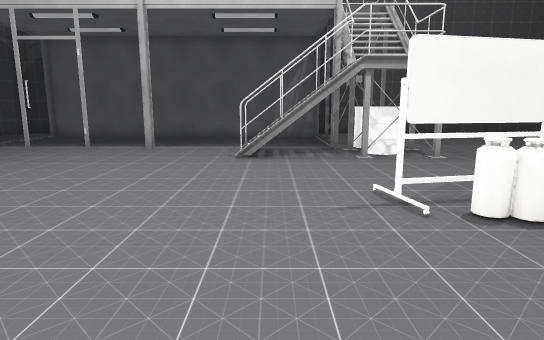
view 1 (above)

24 first-person views from a walk through a scene from a Unity 3-D project. The camera is 1.4 m above the floor, tilts 10° down and sees 75° across. The floor is counted in squares, 1 m on a side. Each view is taken from the middle of a square. On the plan, view 1 faces up. The plan holds only what a view shows up to about 15 squares ahead; the rest is blank. The place goes on beyond the plan. The player is left out. Door leaves are left out, so doorways stand open. Some surface patterns are stand-ins.

view 2
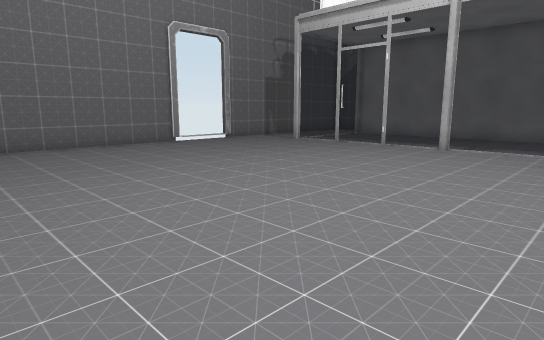

view 3
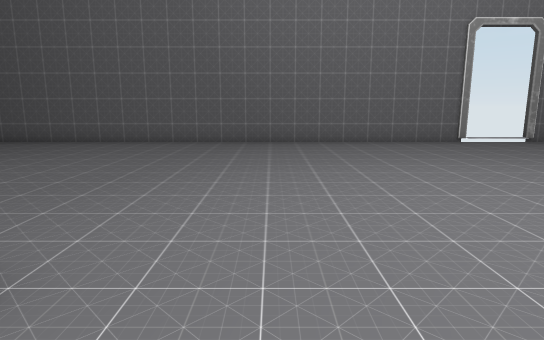

view 4
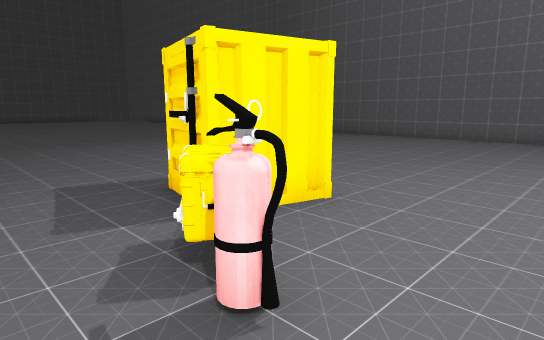

view 5
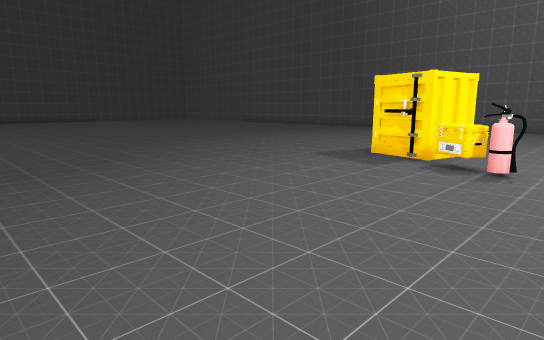

view 6
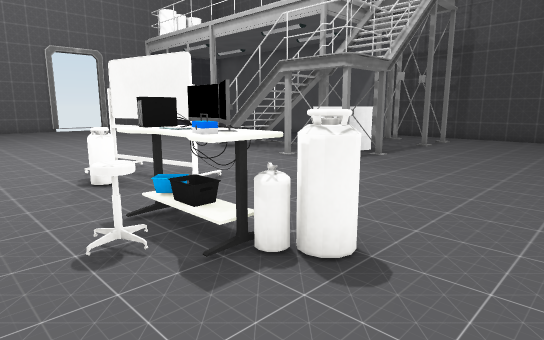

view 7
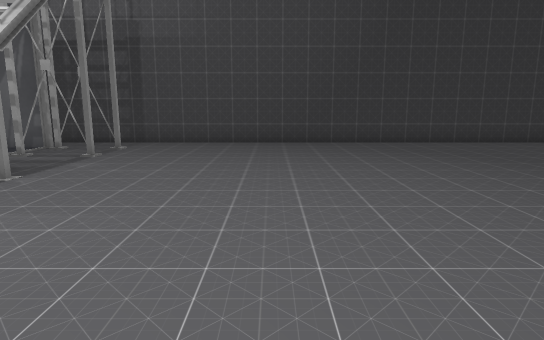

view 8
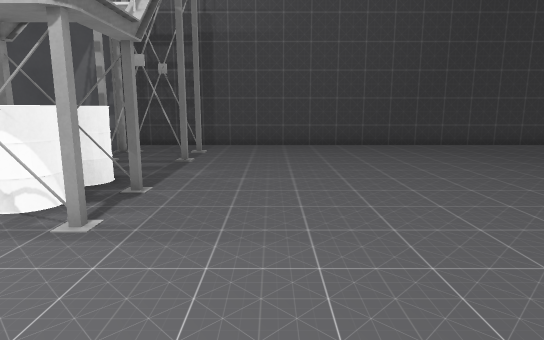

view 9
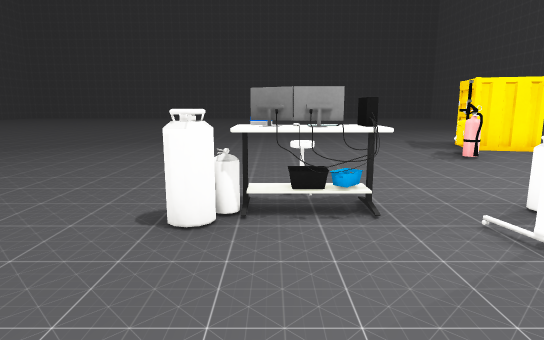

view 10
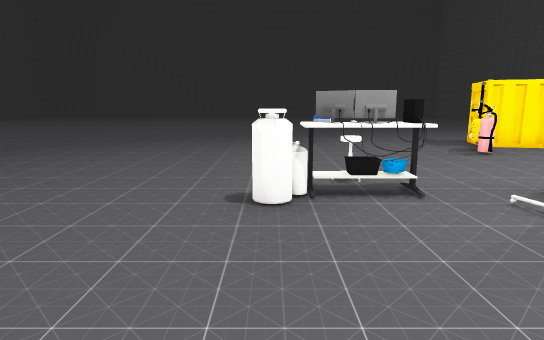

view 11
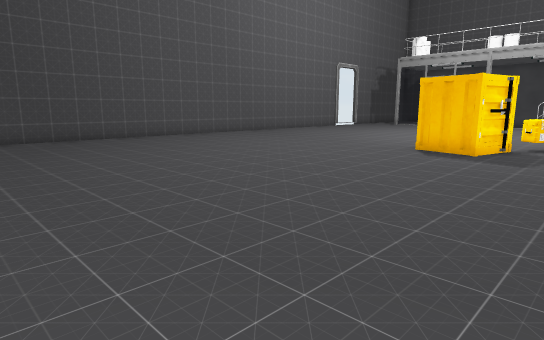

view 12
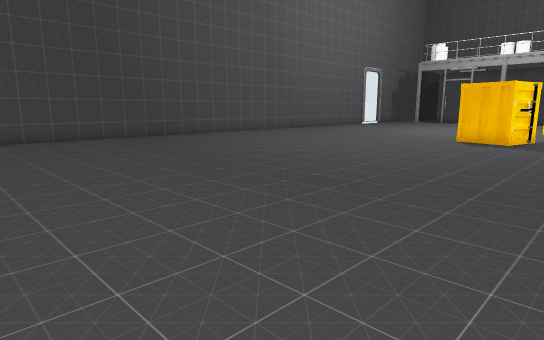

view 13
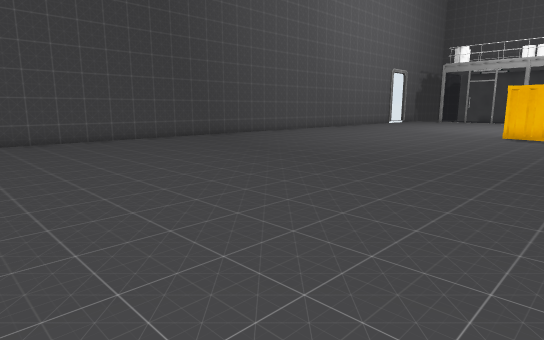

view 14
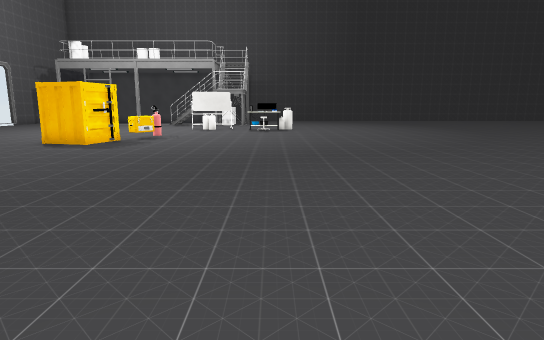

view 15
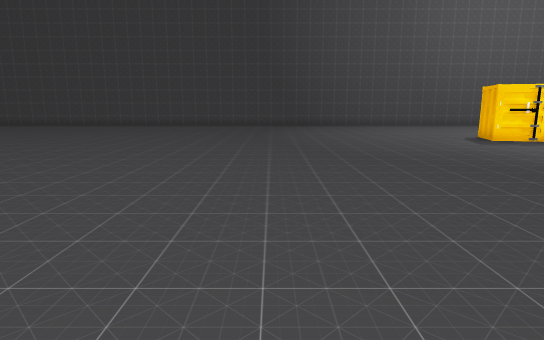

view 16
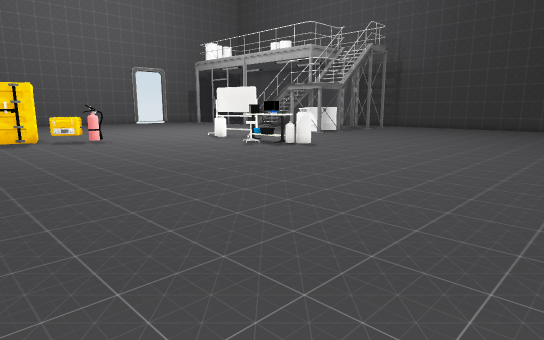

view 17
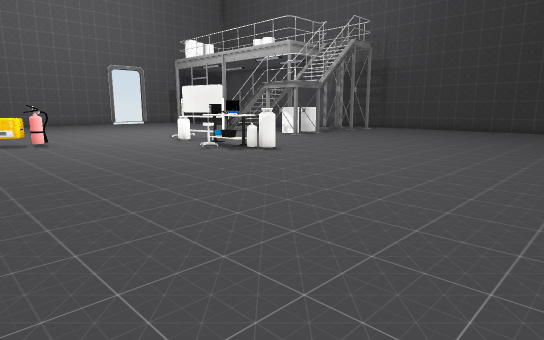

view 18
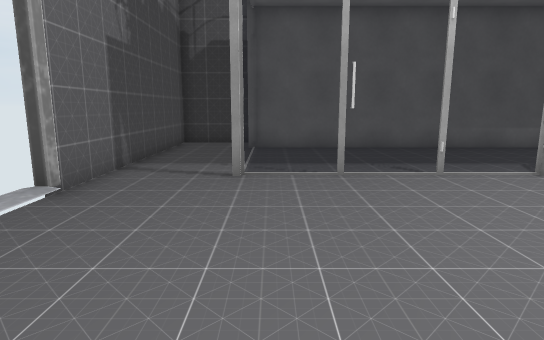

view 19
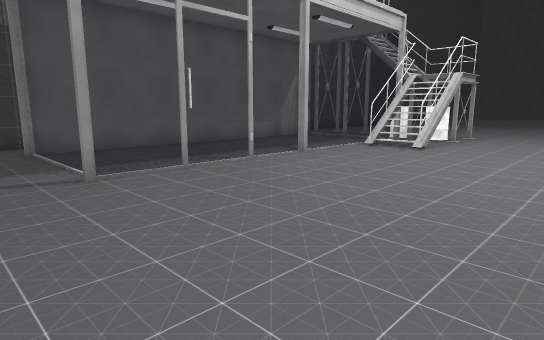

view 20
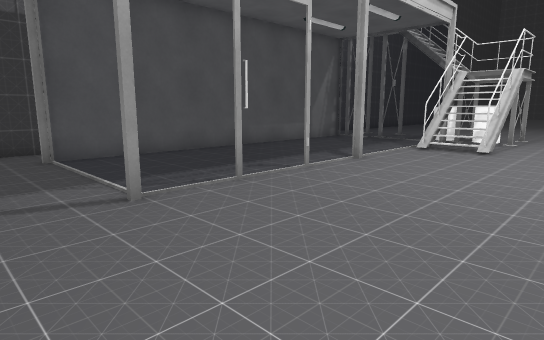

view 21
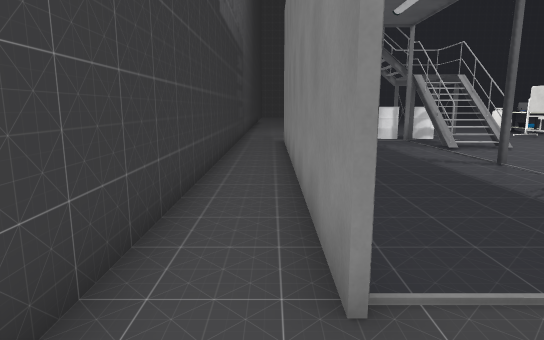

view 22
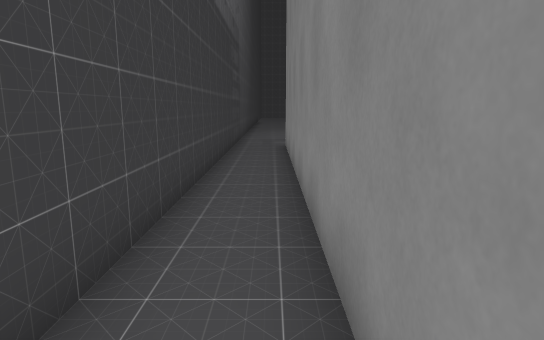

view 23
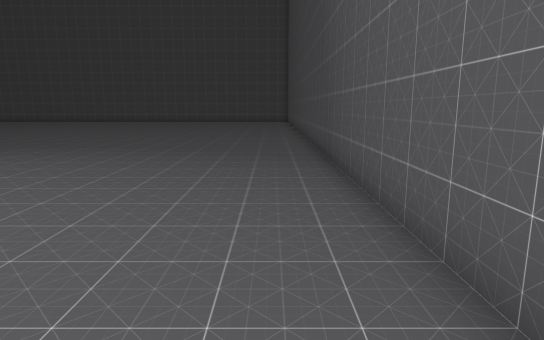

view 24
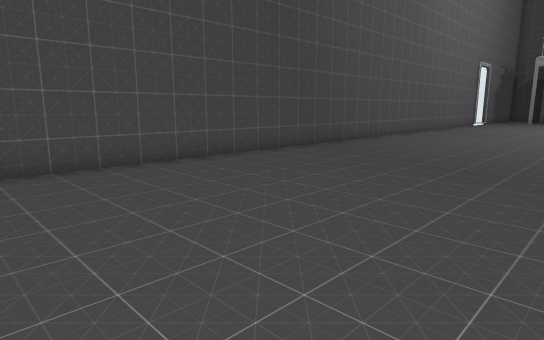

### Floor plan
Key: @ floor where view 1 was taken; # wall or solid block; x gap in a wall; . floor; = window, fence, low wall or low ledge; ^ raised ledge; v drop or lower ground; B barrel; A box; L locker; O other object.
Columns run from 14 left of view 1 to 17 right of it. Each row starts with its distance up from view 1.
 20 ################################
 19 #...............................
 18 #...............................
 17 #..=##############x.............
 16 #...=.........  =...............
 15 #...=...........=..#............
 14 #...=...........=...............
 13 #...=.=.==.==...=BB............
 12 #..#.=.=..=..==#=B#............
 11 #.............O^.BB...........
 10 #............=v#.##...........
  9  .............................
  8 #.............................
  7 #..............................
  6 #.................O............
  5 #...............OO..OOO........
  4 #................O..OO.........
  3 #...................O..........
  2 #..............................
  1 #..............................
  0 #.............@.................
 -1 #..............A................
 -2 #............L.A................
 -3 #...........LLL.................
 -4 #...........LLL.................
 -5 #.............L.................
 -6 #...............................
 -7 #..............................
 -8 #.............................
 -9 #............................
-10 #...........................
-11 #...........................
-12 #...........................
-13 #...........................
-14 #........................... .
-15 #...........................
-16 #...........................
-17 #..........................
-18 #.........................
-19 #.......................
-20 #......................
-21 #....................
-22 #...................
-23      ... .  .......

Where each view was taken, in squares from view 1:
view 1: 0 up, 0 right, facing up
view 2: 0 up, 0 right, facing up-left
view 3: 0 up, 1 right, facing left
view 4: 1 up, 3 right, facing down-left
view 5: 1 up, 10 right, facing down-left
view 6: 2 up, 10 right, facing up-left
view 7: 5 up, 10 right, facing up
view 8: 6 up, 7 right, facing up
view 9: 9 up, 7 right, facing down
view 10: 10 up, 8 right, facing down
view 11: 16 down, 3 right, facing up-left
view 12: 20 down, 3 right, facing up-left
view 13: 23 down, 2 right, facing up-left
view 14: 18 down, 7 right, facing up
view 15: 14 down, 15 right, facing left
view 16: 6 down, 17 right, facing up-left
view 17: 4 down, 17 right, facing up-left
view 18: 5 up, 10 left, facing up
view 19: 5 up, 13 left, facing up-right
view 20: 7 up, 13 left, facing up-right
view 21: 18 up, 13 left, facing right
view 22: 18 up, 11 left, facing right
view 23: 2 down, 12 left, facing down
view 24: 23 down, 5 left, facing up-left
